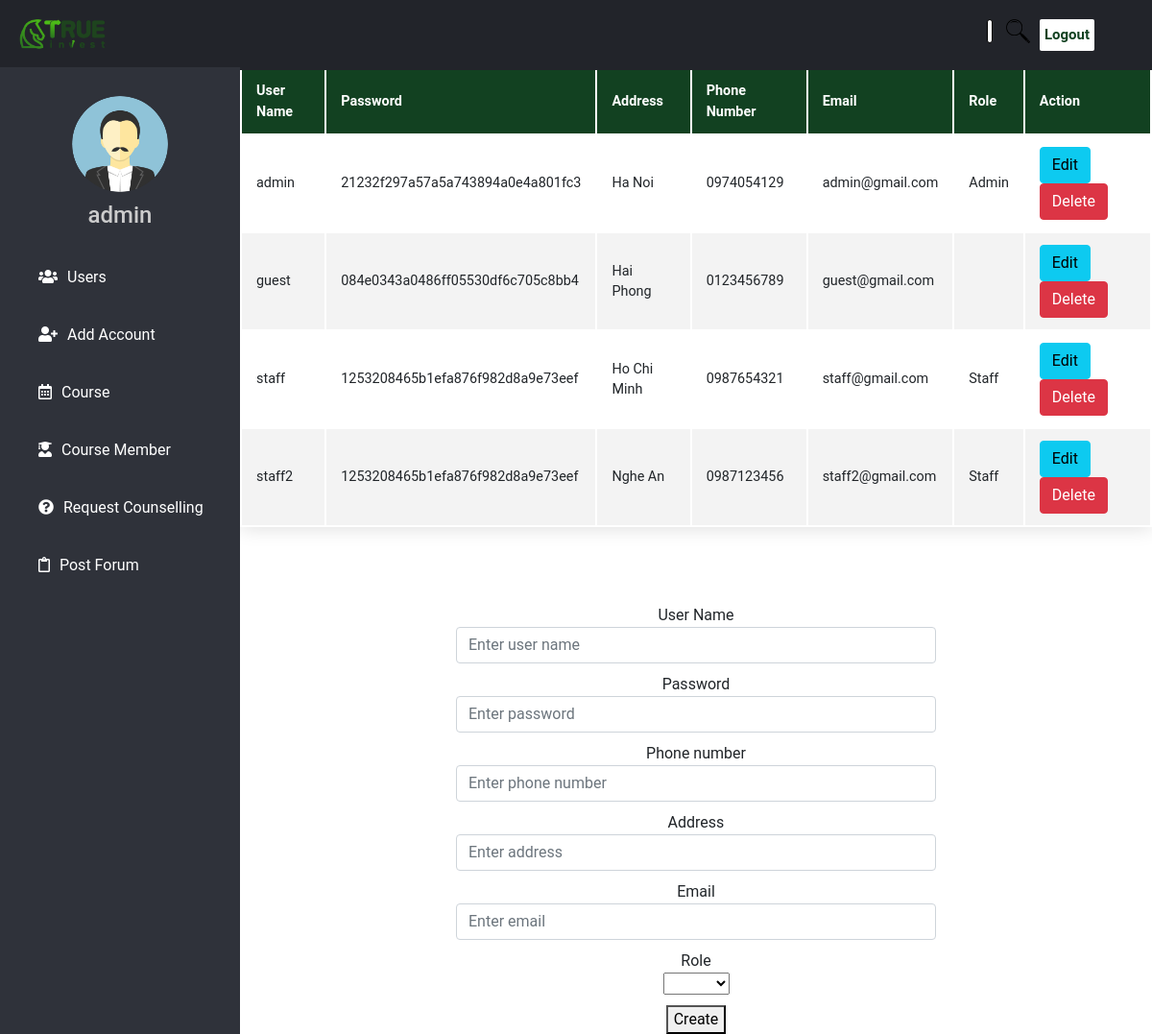
/admin-user.php (signed in), run on the app's committed database.
### tables this page shows
CREATE TABLE `account` (
  `id` int(11) NOT NULL,
  `UserName` varchar(150) NOT NULL,
  `Password` varchar(150) NOT NULL,
  `Address` varchar(150) NOT NULL,
  `PhoneNumber` varchar(20) NOT NULL,
  `Email` varchar(100) NOT NULL,
  `Role` enum('Admin','Staff') NOT NULL
);

### web/function-account.php (called while the page is built, shortened)
<?php
    $update = false;
    $Address = '';
    $PhoneNumber = '';
    $Email = '';
    $UserName = '';
    $PassWord = '';
    $Role = '';
?>

### web/admin-user.php (the view, shortened to what this page needs)
<!DOCTYPE html>
<html lang="en" dir="ltr">
    <head>
        <link rel="stylesheet" href="https://cdnjs.cloudflare.com/ajax/libs/font-awesome/5.15.3/css/all.min.css">
        <link rel="stylesheet" href="./css/bootstrap.min.css">
        <link rel="stylesheet" href="./css/admin.css">
    </head>
    <body>
        <header>
        <div class="left_area">
            <a href="home.php" class="logo"><img src="images/1548659599290.png"></a>
        </div>
        <div class="right_area">
            <div class="search-box">
                <form method="POST">
                    <input class="sb-text" type="text" name="search" placeholder="Search...">
                    <input class="sb-sbm" type="submit" name="submit">
                </form>
            </div>
            <a href="logout.php" class="logout_btn">Logout</a>
        </div>
        </header>
        <div class="sidebar">
            <center>
                <img src="./images/ava-admin.png" class="profile_image" alt="">
                <h4><?=$_SESSION['UserName']?></h4>
            </center>
            <?php
                if ( $_SESSION['Role'] === 'Admin'){
                ?>
            <a href="admin-user.php#user-data"><i class="fas fa-users"></i><span>Users</span></a>
            <a href="admin-user.php#add-account"><i class="fas fa-user-plus"></i><span>Add Account</span></a>
            <?php } ?>
            <a href="admin-course.php"><i class="far fa-calendar-alt"></i><span>Course</span></a>
            <a href="admin-course-member.php"><i class="fas fa-user-graduate"></i><span>Course Member</span></a>
            <a href="admin-support.php"><i class="fas fa-question-circle"></i><span>Request Counselling</span></a>
            <a href="admin-post-forum.php"><i class="far fa-clipboard"></i><span>Post Forum</span></a>
        </div>
        <?php
        include('connect.php');
        $sql = "SELECT * FROM account ";
        $result = mysqli_query($conn, $sql);
        ?>
        <table id="user-data" class="content-table" style="width: calc(100% - 250px);  margin-left: 250px;">
            <thead>
                <tr>
                    <th>User Name</th>
                    <th>Password</th>
                    <th>Address</th>
                    <th>Phone Number</th>
                    <th>Email</th>
                    <th>Role</th>
                    <th colspan="2">Action</th>
                </tr>
            </thead>
            <tbody>
                <?php
                    while ($row = $result->fetch_assoc()):
                ?>
                <tr>
                    <td><?php echo $row['UserName']; ?></td>
                    <td><?php echo $row['Password']; ?></td>
                    <td><?php echo $row['Address']; ?></td>
                    <td><?php echo $row['PhoneNumber']; ?></td>
                    <td><?php echo $row['Email']; ?></td>
                    <td><?php echo $row['Role']; ?></td>
                    <td>
                        <a href="admin-user.php?edit=<?php echo $row['id']; ?>#add-account"
                        class="btn btn-info">Edit</a>
                        <a href="function-account.php?delete=<?php echo $row['id']; ?>"
                        class="btn btn-danger" onclick="return confirm('Are you sure to delete this account?')">Delete</a>
                    </td>
                </tr>
                <?php endwhile; ?>
            </tbody>
        </table>
        <div class="create-account" id="add-account">
            <form action="function-account.php" method="POST">
            <?php
            include ('function-account.php');
            ?>
                <div class="form-group">
                <label>User Name</label></br>
                <input type="text" name="UserName" class="form-control" value="<?php echo $UserName; ?>" placeholder="Enter user name" required>
                </div>
                <div class="form-group">
                <label>Password</label></br>
                <input type="password" name="PassWord" class="form-control" value="<?php echo $PassWord; ?>" placeholder="Enter password" required>
                </div>
                <div class="form-group">
                <label>Phone number</label></br>
                <input type="text" name="PhoneNumber" class="form-control" value="<?php echo $PhoneNumber; ?>" placeholder="Enter phone number" required>
                </div>
                <div class="form-group">
                <label>Address</label></br>
                <input type="text" name="Address" class="form-control" value="<?php echo $Address; ?>" placeholder="Enter address" required>
                </div>
                <div class="form-group">
                <label>Email</label></br>
                <input type="email" name="Email" class="form-control" value="<?php echo $Email; ?>" placeholder="Enter email" required>
                </div>
                <div class="form-group">
                <label>Role</label></br>
                <select name="Role">
                    <option value="<?php echo $Role; ?>"><?php echo $Role; ?></option>
                    <option value="Admin">Admin</option>
                </select>
                </div>
                <div class="form-group">
                <?php
                if ($update ==  true):
                ?>
                <button type="submit" name="update">Update</button>
                <?php else: ?>
                <button type="submit" name="save">Create</button>
                <?php endif; ?>
                </div>
            </form>
        </div>
    </body>
</html>

### web/css/admin.css (style rules this page uses)
body { margin: 0; padding: 0; font-family: "Roboto", sans-serif; }
header { position: fixed; background: #22242A; padding: 20px; width: 100%; display: flex; }
.logo { display: block; max-width: 180px; }
.logo img { width: 50%; }
.left_area a { margin: 0; }
.logout_btn { padding: 5px; background: #FFF; text-decoration: none; float: right; margin-right: 40px; border-radius: 2px; font-size: 15px; font-weight: 600; color: #124121; transition: 0.5s; transition-property: background; }
.right_area { display: flex; margin-left: auto; }
.search-box { margin-left: auto; }
.search-box input { height: 25px; border: black solid 1px; outline: 0; }
.search-box .sb-sbm { width: 45px; color: transparent; background: transparent url(../images/icons8-search-50.png) no-repeat center; background-size: contain; border: none; }
.search-box .sb-text { border-radius: 20px; line-height: 25px; width: 0; transition: .5s; }
.sidebar { background: #2F323A; margin-top: 70px; padding-top: 30px; position: fixed; left: 0; width: 250px; height: 100%; }
.sidebar .profile_image { width: 100px; height: 100px; border-radius: 100px; margin-bottom: 10px; }
.sidebar h4 { color: #ccc; margin-top: 0; margin-bottom: 20px; }
.sidebar a { color: #fff; display: block; width: 100%; line-height: 60px; text-decoration: none; padding-left: 40px; box-sizing: border-box; transition: 0.5s; transition-property: background; }
.sidebar i { padding-right: 10px; }
.content-table { border-collapse:unset; padding-top: 70px; font-size: 0.9em; min-width: 400px; box-shadow: 0 0 20px rgba(0, 0, 0, 0.15); }
.content-table thead tr { background-color: #124121; color: #fff; text-align: left; font-weight: bold; }
.content-table th, .content-table td { padding: 12px 15px; }
.content-table tbody tr { border-bottom: 1px solid #ddd; }
.content-table tbody tr:nth-of-type(even) { background-color: #f3f3f3; }
.create-account { margin-left: 250px; width: calc(100%-250px); display: block; text-align: center; padding-top: 70px; }
.create-account .form-group { margin-top: 10px; }
.form-control { display: unset; width: 500px; }

### data on the page
account: UserName "admin", Password "21232f297a57a5a743894a0e4a801fc3", Address "Ha Noi", PhoneNumber "0974054129", Email "admin@gmail.com", Role "Admin"
account: UserName "guest", Password "084e0343a0486ff05530df6c705c8bb4", Address "Hai Phong", PhoneNumber "0123456789", Email "guest@gmail.com"
account: UserName "staff", Password "1253208465b1efa876f982d8a9e73eef", Address "Ho Chi Minh", PhoneNumber "0987654321", Email "staff@gmail.com", Role "Staff"
account: UserName "staff2", Password "1253208465b1efa876f982d8a9e73eef", Address "Nghe An", PhoneNumber "0987123456", Email "staff2@gmail.com", Role "Staff"

### other printed values
$_SESSION['UserName'] "admin"
